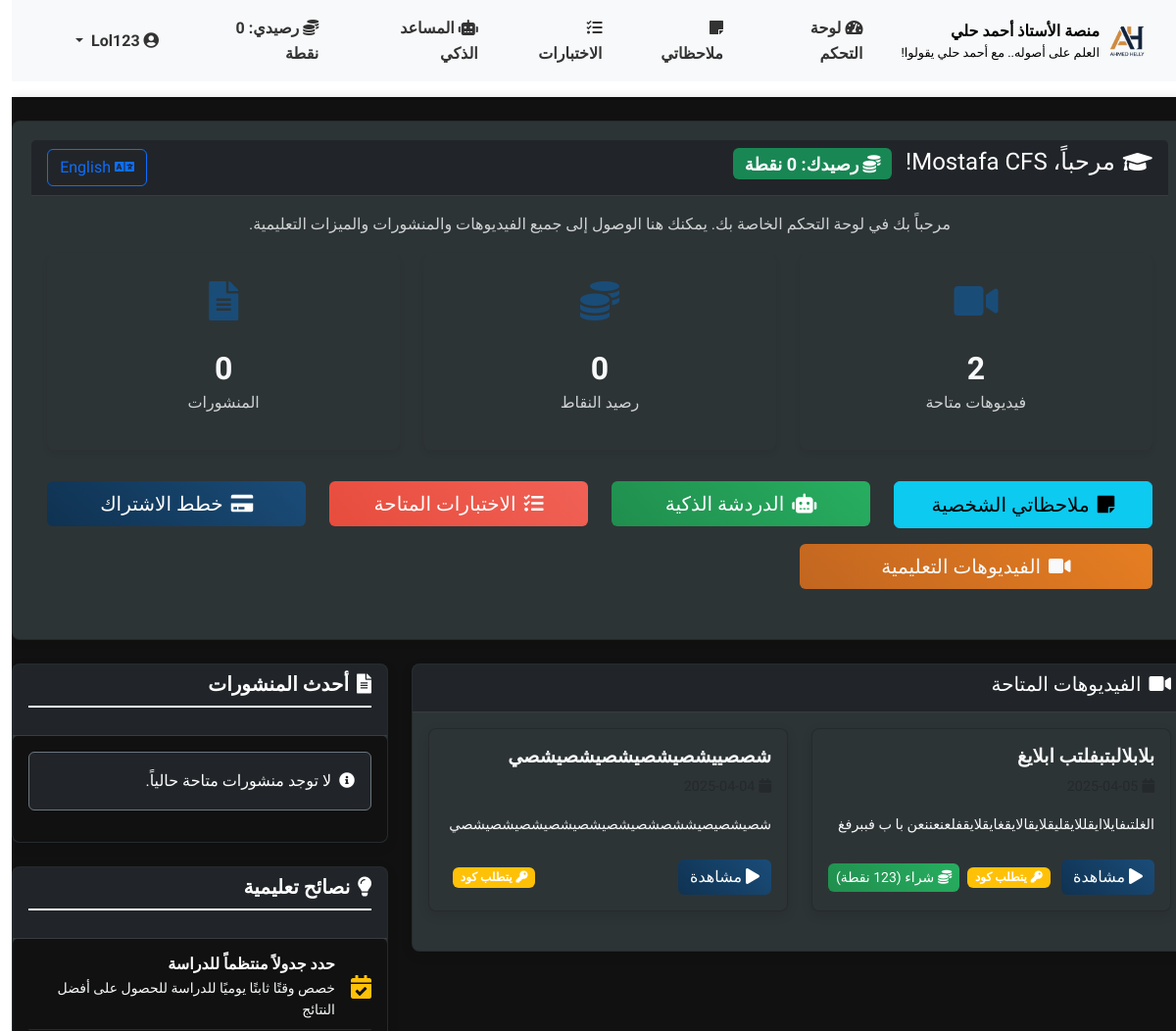
Page /student/dashboard (signed in, upper part) on the earlier database version.
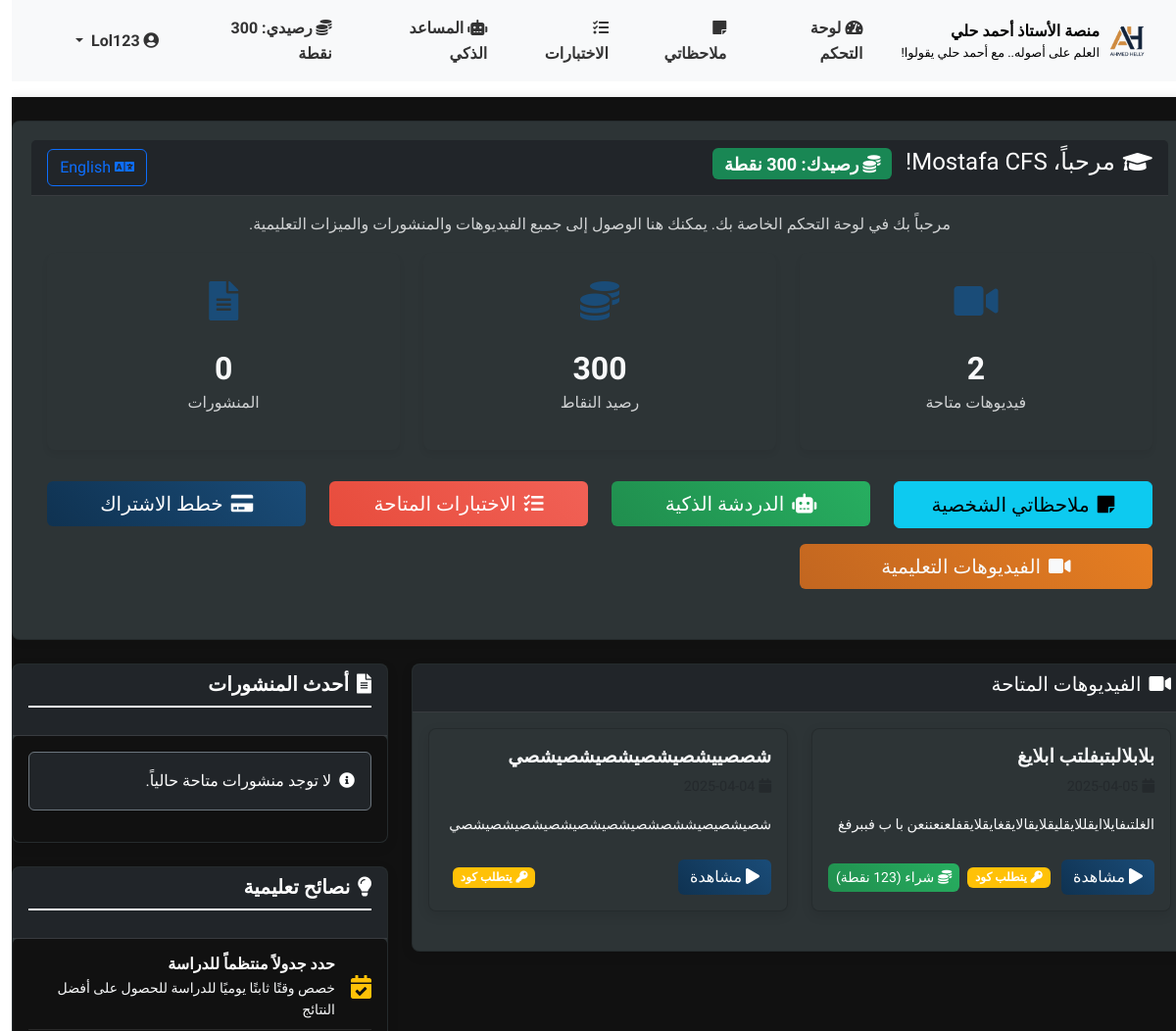
Same page on the later database version.
### models.py (models this page shows, shortened)
class User(UserMixin, db.Model):
    __tablename__ = 'users'
    id = db.Column(db.Integer, primary_key=True)
    username = db.Column(db.String(64), unique=True, nullable=False)
    full_name = db.Column(db.String(100), nullable=True)  # الاسم الثلاثي
    email = db.Column(db.String(100), nullable=True)  # البريد الإلكتروني للاستعادة
    phone = db.Column(db.String(20), nullable=True)   # رقم الهاتف للاستعادة
    password_hash = db.Column(db.String(256), nullable=False)
    role = db.Column(db.String(20), nullable=False)  # 'admin' or 'student'
    points = db.Column(db.Integer, default=0)  # نقاط المحفظة
    reset_token = db.Column(db.String(100), nullable=True)  # رمز استعادة كلمة المرور
    reset_token_expiry = db.Column(db.DateTime, nullable=True)  # تاريخ انتهاء صلاحية الرمز
    created_at = db.Column(db.DateTime, default=datetime.utcnow)  # تاريخ إنشاء الحساب
    videos = db.relationship('Video', backref='uploader', lazy='dynamic')
    comments = db.relationship('Comment', backref='author', lazy='dynamic')
    posts = db.relationship('Post', backref='author', lazy='dynamic')
    video_views = db.relationship('VideoView', backref='viewer', lazy='dynamic')
    def is_admin(self):
        return self.role == 'admin'

### routes.py (the view)
@student_bp.route('/dashboard')
@login_required
def dashboard():
    logging.info(f"Student dashboard accessed by user: {current_user.username}, role: {current_user.role}")
    if current_user.is_admin():
        logging.info("Admin tried to access student dashboard, redirecting to admin dashboard")
        return redirect(url_for('admin.dashboard'))
    try:
        active_users[current_user.id] = datetime.now()
        cutoff_time = datetime.now() - timedelta(minutes=5)
        inactive = [uid for uid, last_seen in active_users.items() if last_seen < cutoff_time]
        for uid in inactive:
            del active_users[uid]
        print("\nالمستخدمون النشطون:")
        print("==================")
        for uid in active_users:
            user = User.query.get(uid)
            if user:
                print(f"- {user.full_name} ({user.username})")
        print("==================\n")
        try:
            videos = Video.query.order_by(Video.created_at.desc()).all()
            logging.info(f"Found {len(videos)} videos to display")
        except Exception as e:
            logging.error(f"Error fetching videos: {str(e)}")
            videos = []
        try:
            posts = Post.query.order_by(Post.created_at.desc()).all()
            logging.info(f"Found {len(posts)} posts to display")
        except Exception as e:
            logging.error(f"Error fetching posts: {str(e)}")
            posts = []
        viewed_videos = set()
        try:
            user_views = VideoView.query.filter_by(user_id=current_user.id).all()
            for view in user_views:
                viewed_videos.add(view.video_id)
            logging.info(f"User has viewed {len(viewed_videos)} videos")
        except Exception as e:
            logging.error(f"Error fetching viewed videos: {str(e)}")
        try:
            return render_template('student/dashboard.html', videos=videos, posts=posts, viewed_videos=viewed_videos)
        except Exception as e:
            logging.error(f"Error rendering student dashboard: {str(e)}")
            return "Error rendering student dashboard. Please check the server logs.", 500
    except Exception as e:
        logging.error(f"Unexpected error in student dashboard: {str(e)}")
        return "An unexpected error occurred. Please check the server logs.", 500

### main.py (called while the page is built)
    @login_manager.user_loader
    def load_user(user_id):
        return models.User.query.get(int(user_id))

### routes.py (called while the page is built)
@app.context_processor
def inject_now():
    return {'now': datetime.now()}

### templates/student/dashboard.html (shortened to what the changed rows need)
{% extends 'base.html' %}
{% block content %}
<div class="row">
    <div class="col-12">
        <div class="card dashboard-stats mb-4 card-hover">
            <div class="card-header bg-dark text-white d-flex justify-content-between align-items-center">
                <h4>
                    <i class="fas fa-graduation-cap me-2"></i>مرحباً، {{ current_user.full_name or current_user.username }}!
                    <span class="badge bg-success ms-2 badge-new">
                        <i class="fas fa-coins me-1"></i>رصيدك: {{ current_user.points }} نقطة
                    </span>
                </h4>
                <a href="{{ url_for('student.dashboard_en') }}" class="btn btn-outline-primary">
                    <i class="fas fa-language me-1"></i>English
                </a>
            </div>
            <div class="card-body">
                <div class="row mt-3">
                    <div class="col-md-4 mb-3">
                        <div class="dashboard-stats text-center">
                            <div class="stat-icon">
                                <i class="fas fa-coins"></i>
                            </div>
                            <h3>{{ current_user.points }}</h3>
                            <p>رصيد النقاط</p>
                        </div>
                    </div>
                </div>
            </div>
        </div>
    </div>
</div>
{% endblock %}

### templates/base.html (shortened to what the changed rows need)
<!DOCTYPE html>
<html lang="ar" dir="rtl">
<head>
    <link rel="stylesheet" href="https://cdnjs.cloudflare.com/ajax/libs/font-awesome/5.15.4/css/all.min.css">
    <link rel="stylesheet" href="https://cdn.jsdelivr.net/npm/bootstrap@5.3.0/dist/css/bootstrap.rtl.min.css">
    <link rel="stylesheet" href="{{ url_for('static', filename='css/style.css') }}">
</head>
<body>
    <header>
        <nav class="navbar navbar-expand-lg navbar-light bg-light sticky-top">
            <div class="container">
                <div class="collapse navbar-collapse navbar-custom" id="navbarNav">
                    <ul class="navbar-nav">
                        {% if current_user.is_authenticated %}
                            {% if current_user.role == 'admin' %}
                                <li class="nav-item">
                                    <a class="nav-link {% if request.path.startswith('/admin/dashboard') %}active{% endif %}" href="{{ url_for('admin.dashboard') }}">
                                        <i class="fas fa-tachometer-alt"></i> لوحة التحكم
                                    </a>
                                </li>
                                <li class="nav-item">
                                    <a class="nav-link {% if request.path.startswith('/admin/upload_video') %}active{% endif %}" href="{{ url_for('admin.upload_video') }}">
                                        <i class="fas fa-video"></i> رفع فيديو
                                    </a>
                                </li>
                                <li class="nav-item">
                                    <a class="nav-link {% if request.path.startswith('/admin/create_post') %}active{% endif %}" href="{{ url_for('admin.create_post') }}">
                                        <i class="fas fa-edit"></i> إنشاء منشور
                                    </a>
                                </li>
                                <li class="nav-item">
                                    <a class="nav-link {% if request.path.startswith('/admin/lecture_codes') %}active{% endif %}" href="{{ url_for('admin.lecture_codes') }}">
                                        <i class="fas fa-key"></i> أكواد المحاضرات
                                    </a>
                                </li>
                                <li class="nav-item">
                                    <a class="nav-link {% if request.path.startswith('/admin/transfer_points') %}active{% endif %}" href="{{ url_for('admin.transfer_points') }}">
                                        <i class="fas fa-exchange-alt"></i> تحويل النقاط
                                    </a>
                                </li>
                                <li class="nav-item">
                                    <a class="nav-link {% if request.path.startswith('/admin/retry_requests') %}active{% endif %}" href="{{ url_for('admin_tests.retry_requests') }}">
                                        <i class="fas fa-redo-alt"></i> طلبات المحاولة الإضافية
                                    </a>
                                </li>
                            {% else %}
                                <li class="nav-item">
                                    <a class="nav-link {% if request.path.startswith('/student/dashboard') %}active{% endif %}" href="{{ url_for('student.dashboard') }}">
                                        <i class="fas fa-tachometer-alt"></i> لوحة التحكم
                                    </a>
                                </li>
                                <li class="nav-item">
                                    <a class="nav-link {% if request.path.startswith('/student/notes') %}active{% endif %}" href="{{ url_for('student.view_notes') }}">
                                        <i class="fas fa-sticky-note"></i> ملاحظاتي
                                    </a>
                                </li>
                                <li class="nav-item">
                                    <a class="nav-link {% if request.path.startswith('/student/tests') %}active{% endif %}" href="{{ url_for('student_tests.available_tests') }}">
                                        <i class="fas fa-tasks"></i> الاختبارات
                                    </a>
                                </li>
                                <li class="nav-item">
                                    <a class="nav-link {% if request.path == '/student/ai_chat' %}active{% endif %}" href="{{ url_for('student.ai_chat') }}">
                                        <i class="fas fa-robot"></i> المساعد الذكي
                                    </a>
                                </li>
                                <li class="nav-item">
                                    <a class="nav-link" href="#">
                                        <i class="fas fa-coins"></i> رصيدي: {{ current_user.points }} نقطة
                                    </a>
                                </li>
                            {% endif %}
                        {% endif %}
                    </ul>
                    {% if current_user.is_authenticated %}
                    <ul class="navbar-nav ms-auto">
                        <li class="nav-item dropdown">
                            <a class="nav-link dropdown-toggle" href="#" id="navbarDropdown" role="button"
                               data-bs-toggle="dropdown" aria-expanded="false">
                                <i class="fas fa-user-circle"></i>
                                {{ current_user.username }}
                            </a>
                        </li>
                    </ul>
                    {% endif %}
                </div>
            </div>
        </nav>
    </header>
    <main class="py-4">
        {% block content %}{% endblock %}
    </main>
</body>
</html>

Differences in the rows shown:
changed User "Mostafa CFS": points (not shown) → "300"; points "0" → "300"
